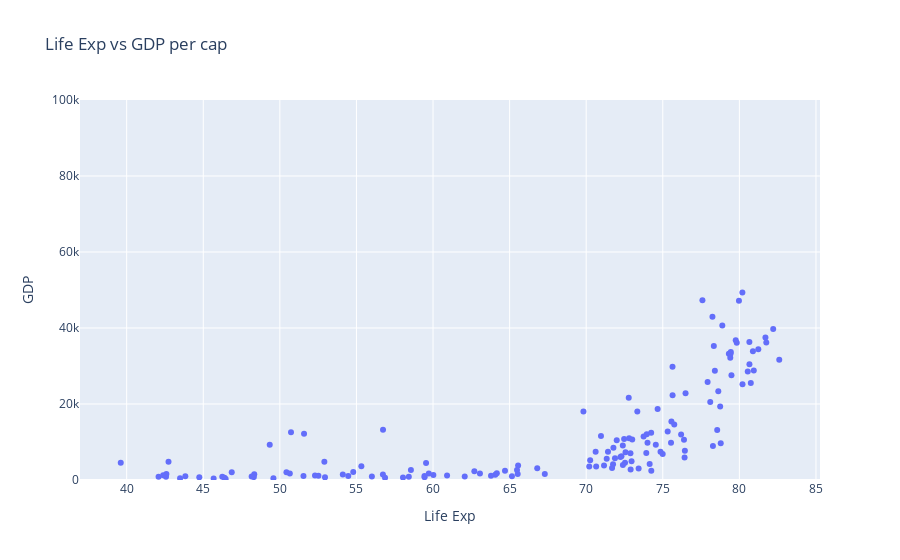

The cell this chart's notebook holds for it:
### Code cell
px.scatter(gap, x = 'lifeExp', y = 'gdpPercap',color='country',
          size='pop',size_max=100,hover_name='country',animation_frame='year',animation_group='country')

### Figure 1 — Plotly figure (JSON) as saved in the notebook; plotly's stock layout.template omitted (floating-point values rounded to 4 significant figures; data arrays with more than 128 entries replaced by an {"elided": "..."} marker saying what was removed)
{"data": [{"mode": "markers", "type": "scatter", "x": {"elided": "142 float values"}, "y": {"elided": "142 float values"}}], "layout": {"autosize": true, "title": {"text": "Life Exp vs GDP per cap"}, "xaxis": {"autorange": true, "range": [37.01, 85.2], "title": {"text": "Life Exp"}, "type": "linear"}, "yaxis": {"range": [0, 100000], "title": {"text": "GDP"}, "type": "linear"}}}
